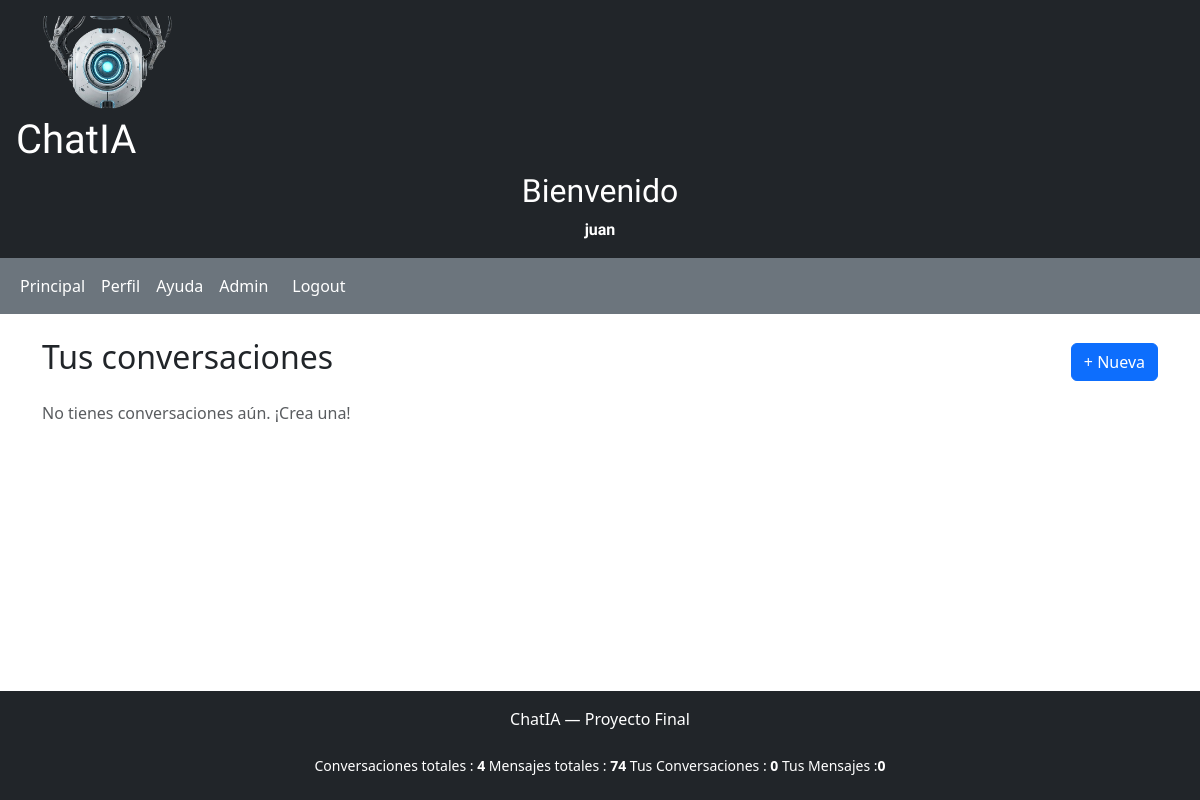
Page /chat/ (signed in) on the earlier database version.
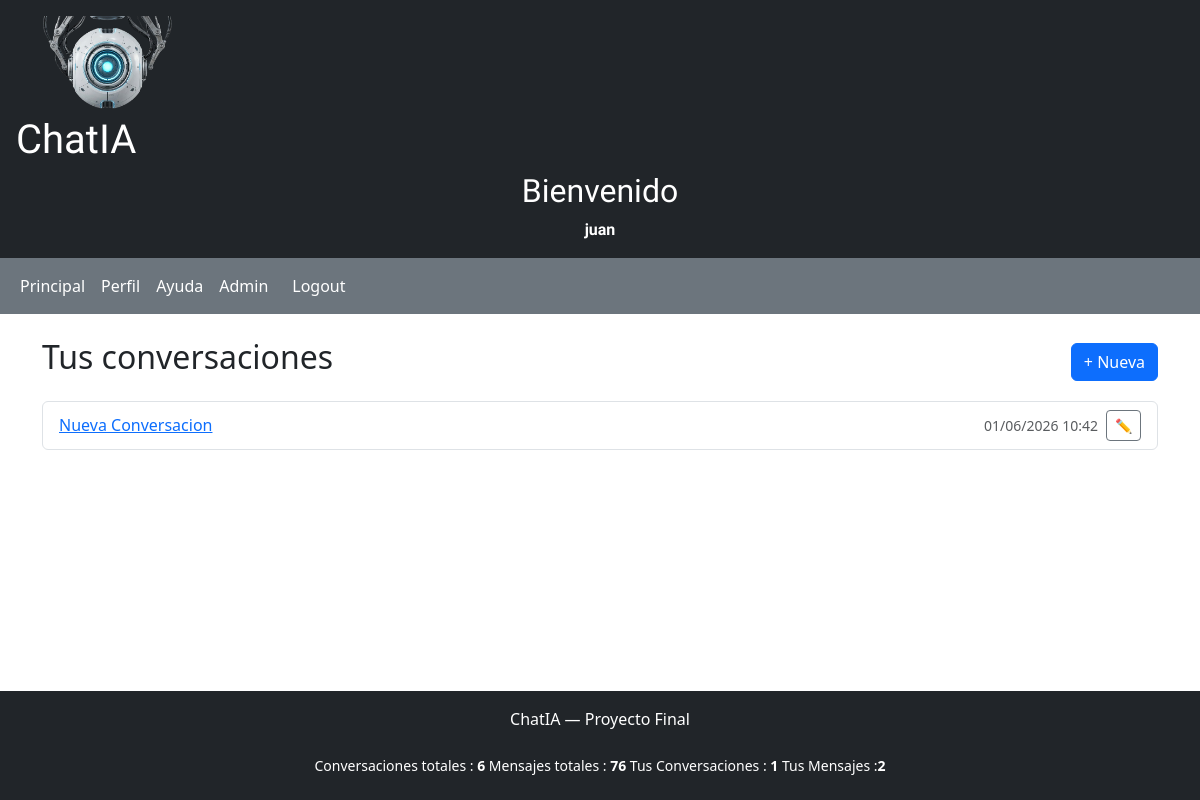
Same page on the later database version.
### chat/models.py (models this page shows, shortened)
class Conversacion(models.Model):
        usuario = models.ForeignKey(User, on_delete=models.CASCADE)
        titulo  = models.CharField(max_length=100)
        creada = models.DateTimeField(auto_now_add=True)

### chat/views.py (the view)
# urls.py: path('chat/',views.chat_home,name='chat_home'),
@login_required
def chat_home(request):
    conversaciones= Conversacion.objects.filter(
        usuario=request.user
    ).order_by('-creada')
    return render(request,"chat/chat_home.html",{
        'conversaciones':conversaciones
    })

### chat/context_processor.py (called while the page is built)
def metricas_globales(request):
    total_conversaciones = Conversacion.objects.count()
    total_mensajes = Mensaje.objects.count()
    conv_usuarios = 0
    mensa_usuarios = 0
    if request.user.is_authenticated:
        conv_usuarios = Conversacion.objects.filter(usuario=request.user).count()
        mensa_usuarios = Mensaje.objects.filter(conversacion__usuario=request.user).count()
    return {
            'total_conversaciones': total_conversaciones,
            'total_mensajes': total_mensajes,
            'conv_usuario': conv_usuarios,
            'mensa_usuario': mensa_usuarios,
    }

### chat/templates/chat/chat_home.html (shortened to what this page needs)
{% extends "chat/base.html" %}
{% block content %}
<div class="d-flex justify-content-between align-items-center mb-3">
    <h2>Tus conversaciones</h2>
    <a href="/chat/nueva/" class="btn btn-primary">+ Nueva</a>
</div>
{% if conversaciones %}
    <ul class="list-group">
    {% for conv in conversaciones %}
        <li class="list-group-item">
        <div class="d-flex justify-content-between align-items-center">
            <a href="/chat/{{ conv.id }}/">{{ conv.titulo }}</a>
            <div class="d-flex align-items-center gap-2">
                <small class="text-muted">{{ conv.creada|date:"d/m/Y H:i" }}</small>
                <button class="btn btn-sm btn-outline-secondary"
                        onclick="this.closest('li').querySelector('.form-renombrar').classList.toggle('d-none')">✏️</button>
            </div>
        </div>
    </li>
    {% endfor %}
    </ul>
{% else %}
    <p class="text-muted">No tienes conversaciones aún. ¡Crea una!</p>
{% endif %}
{% endblock %}

### chat/templates/chat/base.html (shortened to what this page needs)
{%  load static %}
<!DOCTYPE html>
<html lang="es">
<head>
    <link rel="stylesheet" href="{% static 'css/estilo.css' %}">
    <link href="https://cdn.jsdelivr.net/npm/bootstrap@5.3.0/dist/css/bootstrap.min.css" rel="stylesheet">
</head>
<body class="d-flex flex-column min-vh-100">
<header class="bg-dark text-white p-3" style="margin-top : 0 ;padding-top : 0;">
    <img src = "{% static 'img/header2.png' %}"  alt="logo" height="100" >
    <a href="/" class="text-white text-decoration-none"><h1>ChatIA</h1></a>
    {% if user.is_authenticated %}
        <div class="text-center">
        <span><h2>Bienvenido </h2><strong>{{ user.username }}</strong> </span>
        </div>
    {% endif %}
</header>
<nav class="navbar navbar-expand bg-secondary">
    <div class="container-fluid">
        <ul class="navbar-nav flex-row">
            {% if request.path != '/' %}
            <li class="nav-item"><a class="nav-link text-white" href="/">Principal</a></li>
            {% endif %}
            {% if request.path != '/perfil/' %}
            <li class="nav-item"><a class="nav-link text-white" href="/perfil/">Perfil</a></li>
            {% endif %}
            {% if request.path != '/ayuda/' %}
            <li class="nav-item"><a class="nav-link text-white" href="/ayuda/">Ayuda</a></li>
            {% endif %}
            {% if request.path != '/admin/' %}
             <li class="nav-item"><a class="nav-link text-white" href="/admin/">Admin</a></li>
            {% endif %}
            {% if user.is_authenticated %}
            <li class="nav-item">
                <form method="post" action="/logout/" class="d-inline">
                <button type="submit" class="nav-link text-white btn-link"
                style="text-decoration:none; padding: 8px 16px">Logout</button>
                </form>
            </li>
            {% endif %}
        </ul>
    </div>
</nav>
<main class="container mt-4 flex-grow-1">
    {% block content %}
    {% endblock %}
</main>
<footer class="bg-dark text-white text-center p-3 mt-4">
    <p>ChatIA — Proyecto Final</p>
    <div class ="container py-2   text-center  small">
        <span> Conversaciones totales : <strong>{{ total_conversaciones }}</strong></span>
        <span> Mensajes totales : <strong>{{ total_mensajes }}</strong></span>
        {% if user.is_authenticated %}
            <span>Tus Conversaciones : <strong>{{ conv_usuario }}</strong></span>
            <span>Tus  Mensajes :<strong>{{ mensa_usuario }}</strong></span>
        {% endif %}
    </div>
</footer>
</body>
</html>

### chat/static/css/estilo.css (style rules this page uses)
body, html { margin: 0; padding: 0; }
header , h1 { font-family: 'Orbitron',sans-serif ; }

Differences in the rows shown:
added Conversacion: titulo "Nueva Conversacion", creada "01/06/2026 10:42"
Other differences:
{{ total_conversaciones }}: "4" → "6"
{{ total_mensajes }}: "74" → "76"
{{ conv_usuario }}: "0" → "1"
{{ mensa_usuario }}: "0" → "2"
text no longer shown: "No tienes conversaciones aún. ¡Crea una!"
